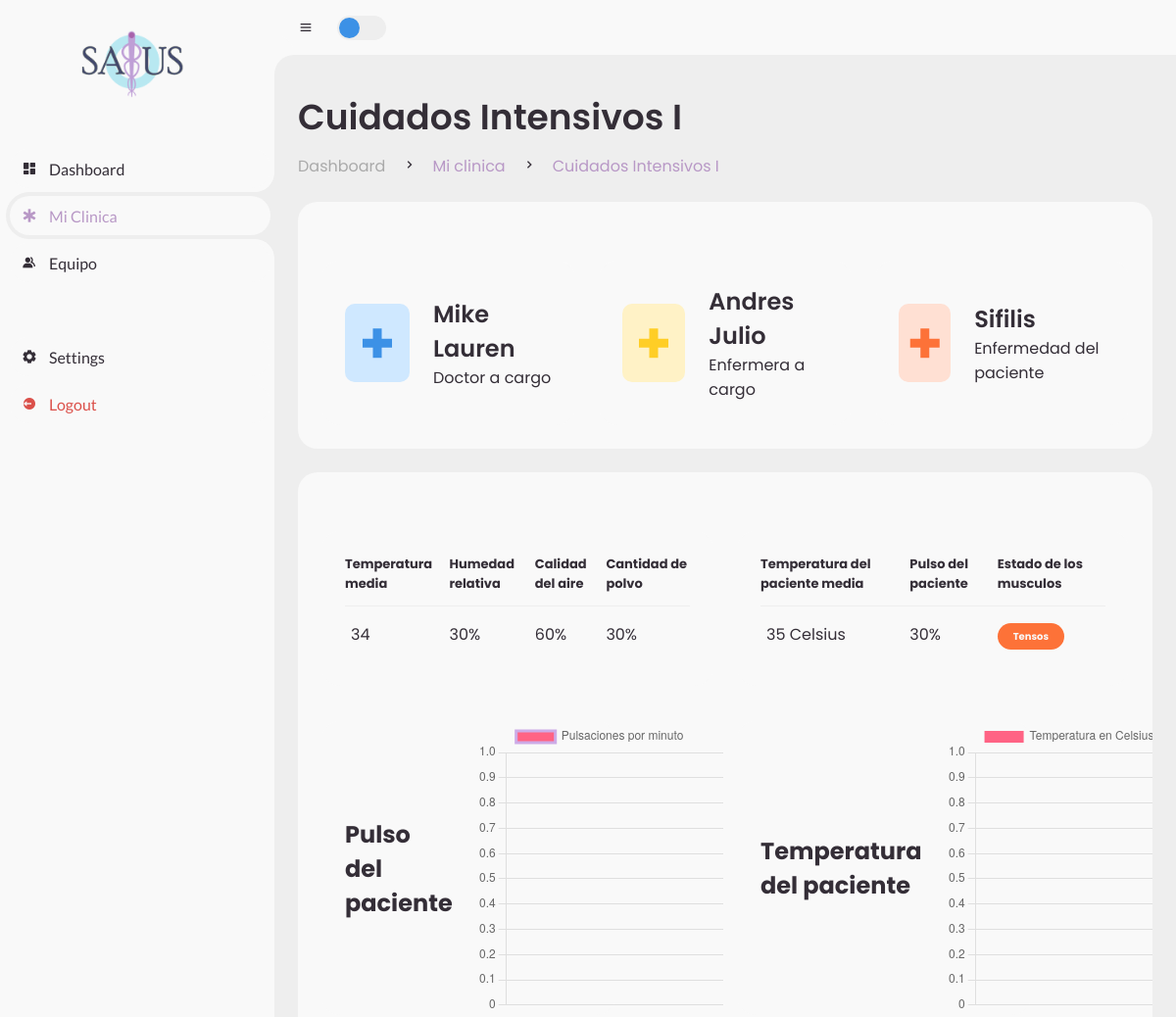
/salusApp/dashboard/mi-clinica/1 (signed in, upper part), run on an earlier commit of the app's database.
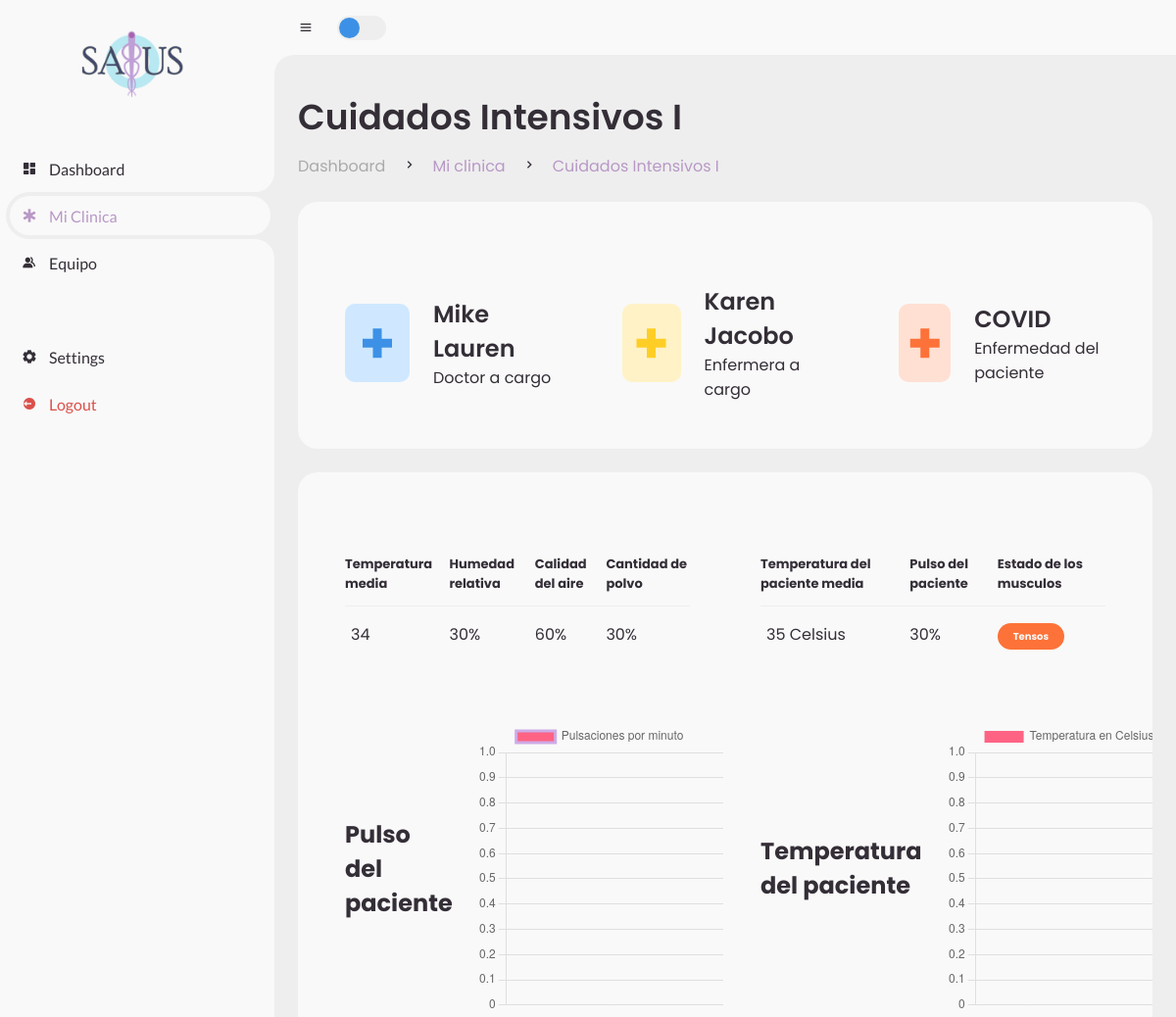
And on a later commit of the database.
### salusApp/models.py (models this page shows)
class Patient(models.Model):
    person = models.ForeignKey(Person, on_delete=models.CASCADE)
    nurse = models.ForeignKey(Person, on_delete=models.DO_NOTHING, related_name="nurse")
    doctor = models.ForeignKey(Person, on_delete=models.DO_NOTHING, related_name="doctor")
    room = models.ForeignKey(Room, on_delete=models.DO_NOTHING)
    first_nameReference = models.CharField("Reference Person's first name", max_length=15)
    last_nameReference = models.CharField("Reference Person's last name", max_length=15)
    KinshipChoices = [
        ('H', "Esposo"), #H -> Husband
        ('A', "Amigo"),
        ('F', "Familiar")
    ]
    kinshipReference = models.CharField("Reference Person's kinshipness", choices=KinshipChoices, max_length=1)
    phone_reference = models.CharField("Reference person's phone number", max_length=15)
    bmi = models.FloatField("Person's BMI") #IMC
    weight_in_pounds = models.FloatField("Perons's Weight")
    height_in_meters = models.FloatField("Perons's Height")
    bloodTypes = [
        ('O+', 'O Positivo'),
        ('O-', 'O Negativo'),
        ('A+', 'A Positivo'),
        ('A-', 'A Negativo'),
        ('B+', 'B Positivo'),
        ('B-', 'B Negativo'),
        ('AB+','AB Positivo'),
        ('AB-','AB Negativo')
    ]
    bloodType = models.CharField(choices=bloodTypes, max_length=3)
    ars = models.CharField("Person's ARS type", max_length=15)
    join_date = models.DateField("Person's joining date")
    illness = models.CharField("Persons's illness", max_length=50)
    hospitalizationChoices = [
        ('U', "Urgente"),
        ('P', "Programado"),
        ('I', "Intrahospitalario")
    ]
    hospitalization = models.CharField("Patient's type of hospitalization", max_length=1, choices=hospitalizationChoices)

class Person(models.Model):
    first_name = models.CharField("Person's first name", max_length=30)
    last_name = models.CharField("Person's last name",max_length=30)
    photo = models.ImageField(blank=True, null=False, upload_to='salusApp/static/media/')
    age = models.IntegerField("Person's age")
    address = models.CharField("Person's address", max_length=100)
    sexoChoices = [
        ('M', "Masculino"),
        ('F', "Femenino")
    ]
    sex = models.CharField("Person's sex", choices=sexoChoices, max_length=1)
    phone = models.CharField("Person's phone", max_length=15)
    idNumber = models.CharField("Person's id", max_length=10) #Cedula
    isDoctor = models.BooleanField("Is this Person a doctor?")
    isNurse = models.BooleanField("Is this Person a nurse?")

class Room(models.Model):
    roomName = models.CharField(max_length=30)
    isAvailable = models.BooleanField(default=True)

### salusApp/views.py (the view)
# urls.py: path('dashboard/mi-clinica/<int:room_id>', views.dashboard_clinica_room, name='mi-clinica-room'),
@login_required()
def dashboard_clinica_room(request, room_id):
    room = Room.objects.filter(id=room_id)[0]
    paciente = Patient.objects.filter(room=room)[0]
    context = {
        "paciente":paciente,
        "room_id":room_id,
    }
    return render(request, 'salusApp/dashboard-miClinica-room.html', context)

### salusApp/templates/salusApp/dashboard-miClinica-room.html (shortened to what the changed rows need)
{% extends 'salusApp/dashboard_base.html' %}
{% load static %}
{% block content %}
        <main>
            <div class="head-title">
                <div class="left">
                    <h1>{{ paciente.room.roomName }}</h1>
                    <ul class="breadcrumb">
                        <li>
                        </li>
                        <li><i class='bx bx-chevron-right'></i></li>
                        <li>
                        </li>
                        <li><i class='bx bx-chevron-right'></i></li>
                        <li>
                            <a class="active" href="{% url 'mi-clinica-room' paciente.room.id %}">{{ paciente.room.roomName}}</a>
                        </li>
                    </ul>
                </div>
            </div>
            <div class="table-data">
                <div class="order">
                    <ul class="box-info">
                        <li>
                            <span class="text">
                                <h3>{{paciente.doctor.first_name}} {{paciente.doctor.last_name}}</h3>
                                <p>Doctor a cargo</p>
                            </span>
                        </li>
                        <li>
                            <span class="text">
                                <h3>{{paciente.nurse.first_name}} {{paciente.nurse.last_name}}</h3>
                                <p>Enfermera a cargo</p>
                            </span>
                        </li>
                        <li>
                            <span class="text">
                                <h3>{{paciente.illness}}</h3>
                                <p>Enfermedad del paciente</p>
                            </span>
                        </li>
                    </ul>
                </div>
            </div>
            <div class="table-data">
                <div class="order">
                    <ul class="box-info">
                        <li>
                            <table>
                                <thead>
                                    <tr>
                                        <th>Temperatura media</th>
                                        <th>Humedad relativa</th>
                                        <th>Calidad del aire</th>
                                        <th>Cantidad de polvo</th>
                                    </tr>
                                </thead>
                            </table>
                        </li>
                        <li>
                            <table>
                                <thead>
                                    <tr>
                                        <th>Temperatura del paciente media</th>
                                        <th>Pulso del paciente</th>
                                        <th>Estado de los musculos</th>
                                    </tr>
                                </thead>
                            </table>
                        </li>
                    </ul>
                    <table>
                        <tbody>
                            <tr>
                                <ul class="box-info">
                                    <li style="max-width: 300px; max-height: 300px;">
                                        <h1>Pulso del paciente</h1>
                                    </li>
                                    <li style="max-width: 300px; max-height: 300px;">
                                        <h1>Temperatura del paciente</h1>
                                    </li>
                                </ul>
                            </tr>
                        </tbody>
                </table>
                </div>
            </div>
        </main>
    </section>
    <script>
        var labels = [1];
        var y_pulsoPaciente = [];
        const data_pulsoPaciente = {
        //labels: labels,
        scales: {
            y: {
                suggestedMin: 10,
                suggestedMax: 200
            }
        },
        datasets: [{
            label: 'Pulsaciones por minuto',
            backgroundColor: 'rgb(255, 99, 132)',
            borderColor: 'rgb(205, 171, 231)',
            data: y_pulsoPaciente,
            }]
        };
        const config_pulsoPaciente = {
            type: 'line',
            data: data_pulsoPaciente,
            options: {
                responsive: true,
                scales:{
                    x: {
                        display: false
                    }
                }
            }
        };
        const myChart_pulsoPaciente = new Chart(
            document.getElementById('myChart_pulsoPaciente'),
            config_pulsoPaciente
        );
    </script>
    <script>
        var y_temperaturaPaciente = [];
        const data_temperaturaPaciente = {
            labels: labels,
            scales: {
                y: {
                    suggestedMin: 0,
                    suggestedMax: 70
                }
            },
            datasets: [{
                label: 'Temperatura en Celsius',
                backgroundColor: 'rgb(255, 99, 132)',
                borderColor: 'rgb(205, 171, 231)',
                data: y_temperaturaPaciente,
            }]
        };
        const config_temperaturaPaciente = {
            type: 'bar',
            data: data_temperaturaPaciente,
            options: {
                responsive: true,
                plugins: {
                    legend: {
                        position: 'top',
                    },
                },
                scales:{
                    x: {
                        display: false
                    }
                }
            }
        };
        const myChart_temperaturaPaciente = new Chart(
            document.getElementById('myChart_temperaturaPaciente'),
            config_temperaturaPaciente
        );
    </script>
    <script>
        var y_temperaturaHabitacion = [];
        const data_temperaturaHabitacion = {
            labels: labels,
            datasets: [{
                label: 'Temperatura en Celsius',
                backgroundColor: 'rgb(255, 99, 132)',
                borderColor: 'rgb(205, 171, 231)',
                data: y_temperaturaHabitacion,
            }]
        };
        const config_temperaturaHabitacion = {
            type: 'line',
            data: data_temperaturaHabitacion,
            options: {
                responsive: true,
                plugins: {
                    legend: {
                        position: 'top',
                    },
                },
                scales:{
                    x: {
                        display: false
                    }
                }
            }
        };
        const myChart_temperaturaHabitacion = new Chart(
            document.getElementById('myChart_temperaturaHabitacion'),
            config_temperaturaHabitacion
        );
    </script>
    <script>
        var y_humedadRelativa = [];
        const data_humedadRelativa = {
            labels: labels,
            datasets: [{
                label: 'Humedad Relativa en %',
                backgroundColor: 'rgb(255, 99, 132)',
                borderColor: 'rgb(205, 171, 231)',
                data: y_humedadRelativa,
            }]
        };
        const config_humedadRelativa = {
            type: 'bar',
            data: data_humedadRelativa,
            scales: {
                y: {
                    stacked: true
                }
            },
            options: {
                responsive: true,
                plugins: {
                    filler: {
                        propagate: false
                    },
                },
                scales:{
                    x: {
                        display: false
                    }
                }
            }
        };
        const myChart_humedadRelativa = new Chart(
            document.getElementById('myChart_humedadRelativa'),
            config_humedadRelativa
        );
    </script>
    <script>
        var y_calidadAire = [];
        const data_calidadAire = {
            labels: labels,
            datasets: [{
                label: 'Calidad del aire en %',
                backgroundColor: 'rgb(255, 99, 132)',
                borderColor: 'rgb(205, 171, 231)',
                data: y_calidadAire,
            }]
        };
        const config_calidadAire = {
            type: 'line',
            data: data_calidadAire,
            scales: {
                y: {
                    stacked: true
                }
            },
            options: {
                responsive: true,
                plugins: {
                    filler: {
                        propagate: false
                    },
                },
                scales:{
                    x: {
                        display: false
                    }
                }
            }
        };
        const myChart_calidadAire = new Chart(
            document.getElementById('myChart_calidadAire'),
            config_calidadAire
        );
    </script>
    <script>
        var y_nivelPolvo = [];
        const data_nivelPolvo = {
            labels: labels,
            datasets: [{
                label: 'Nivel de polvo %',
                backgroundColor: 'rgb(255, 99, 132)',
                borderColor: 'rgb(205, 171, 231)',
                data: y_nivelPolvo,
            }]
        };
        const config_nivelPolvo = {
            type: 'line',
            data: data_nivelPolvo,
            scales: {
                y: {
                    stacked: true
                }
            },
            options: {
                responsive: true,
                plugins: {
                    filler: {
                        propagate: false
                    },
                },
                scales:{
                    x: {
                        display: false
                    }
                }
            }
        };
        const myChart_dustLevel = new Chart(
            document.getElementById('myChart_dustLevel'),
            config_nivelPolvo
        );
    </script>
    <script>
        var y_electromigrafo = [];
        const data_electromigrafo = {
            labels: labels,
            datasets: [
            {
                label: 'Estado de los musculos',
                backgroundColor: 'rgb(255, 99, 132)',
                borderColor: 'rgb(205, 171, 231)',
                data: y_electromigrafo,
            }
            ]
            };
        const config_electromigrafo = {
            type: 'line',
            data: data_electromigrafo,
            scales: {
                y: {
                    stacked: true
                }
            },
            options: {
                responsive: true,
                plugins: {
                    filler: {
                        propagate: false
                    },
                },
                scales:{
                    x: {
                        display: false
                    }
                }
            }
        };
        const myChart_electromigrafo = new Chart(
            document.getElementById('myChart_electromigrafo'),
            config_electromigrafo
        );
    </script>
{% endblock content %}

What changed in the data, as far as the page shows it:
changed Patient "Cuidados Intensivos I": nurse.first_name "Andres" → "Karen"; nurse.last_name "Julio" → "Jacobo"; illness "Sifilis" → "COVID"
